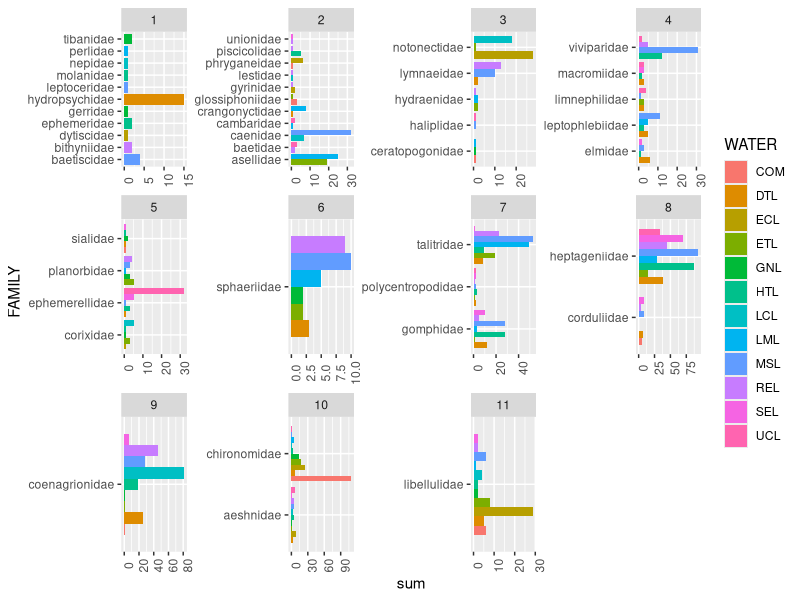
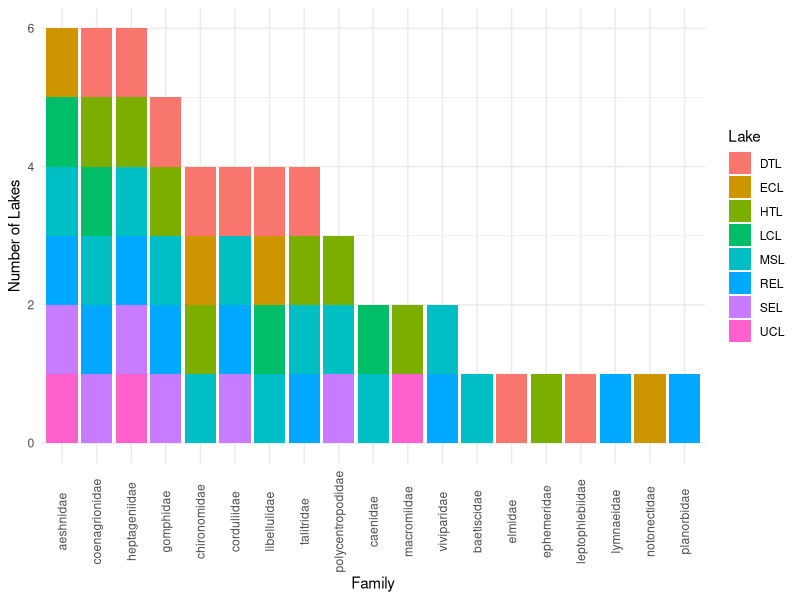
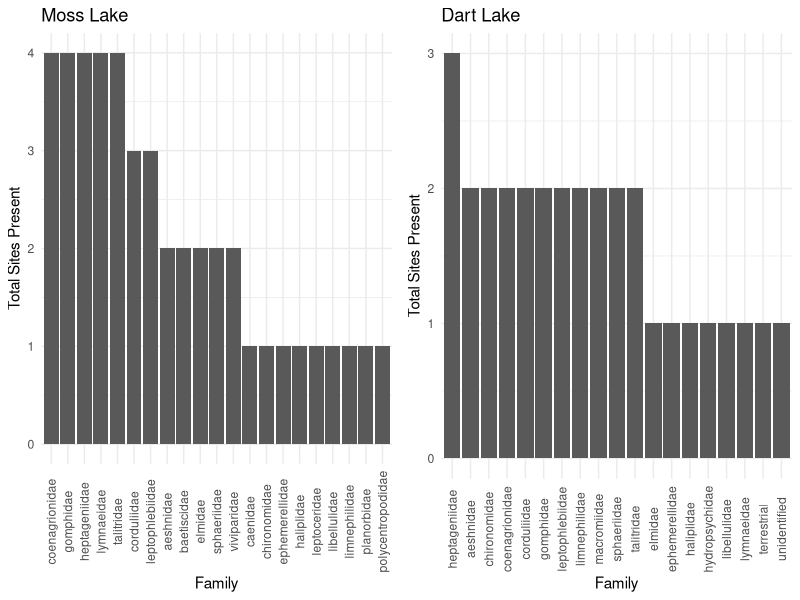
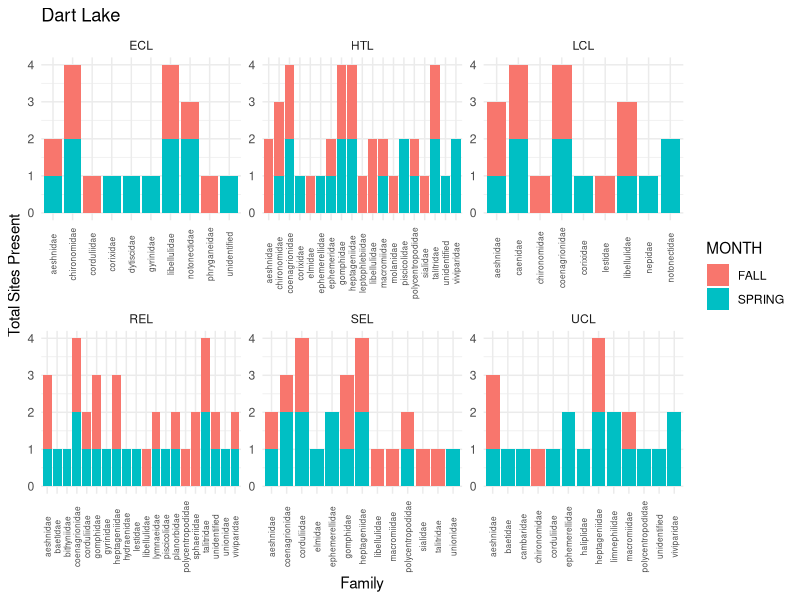

These figures' R source, in order:
## ---- chunk 1
library(dplyr)
library(tidyr)
library(tidyverse)
library(gridExtra)
`%nin%` = Negate(`%in%`)
## Month setup
month_bin = c(0,7,12,15)
## Data setup
s.d = read.csv(file = "SCALE_MTS_2023.csv") %>% separate(YSAMP, into = c("GEAR", "WATER", "YEAR", "YSAMP_N"), remove = F)  %>% 
  mutate(FAMILY = tolower(FAMILY)) %>%
  mutate(ORDER..OR.ABOVE. = tolower(ORDER..OR.ABOVE.)) %>%## Scale Data 
  filter(ORDER..OR.ABOVE. != "") %>%
  mutate(FAMILY = str_replace(FAMILY, " ", "")) %>%
  mutate(ORDER..OR.ABOVE. = str_replace(ORDER..OR.ABOVE., " ", ""))

sample = read.csv(file = "SCALE_sample.csv") %>%
  mutate(YEAR = as.character(YEAR))

## How many lakes are each common family found in 
common = s.d %>% 
  filter(ORDER..OR.ABOVE. != "") %>%
  filter(FAMILY != "unidentified") %>% 
  filter(FAMILY != "terrestrial") %>%
  filter(FAMILY != "") %>%
  filter(FAMILY != " ") %>%
  filter(FAMILY != "degraded") %>%
  group_by(WATER, ORDER..OR.ABOVE., FAMILY) %>% 
  summarize(sum = sum(TOTAL_N)) %>% 
  mutate(FAMILY = tolower(FAMILY)) %>%
  mutate(ORDER..OR.ABOVE. = tolower(ORDER..OR.ABOVE.)) %>% 
  filter(ORDER..OR.ABOVE. != "") %>%
  ungroup() %>%
  group_by(ORDER..OR.ABOVE., FAMILY) %>%
  summarize(total_lakes = n()) 

full = left_join(s.d, sample, by = c("YSAMP"))  %>%
  mutate(MONTH = .bincode(MONTH, month_bin)) %>%
  mutate(MONTH = as.character(MONTH)) %>%
  mutate(MONTH = str_replace(MONTH, "2", "FALL")) %>%
  mutate(MONTH = str_replace(MONTH, "1", "SPRING")) %>%
  select(MONTH, YSAMP, GEAR.x,SITE_N, WATER.x, YEAR.x, YSAMP_N, MTS_N, GROUP, ORDER..OR.ABOVE., FAMILY, GENUS, SPECIES, TOTAL_N) %>%
  rename("GEAR" = GEAR.x, "WATER" = WATER.x, "YEAR" = YEAR.x)



common_month = full %>% 
  filter(ORDER..OR.ABOVE. != "") %>%
  filter(FAMILY != "unidentified") %>% 
  filter(FAMILY != "terrestrial") %>%
  filter(FAMILY != "") %>%
  filter(FAMILY != " ") %>%
  filter(FAMILY != "degraded") %>%
  group_by(WATER,ORDER..OR.ABOVE., FAMILY, MONTH, SITE_N) %>% 
  summarize(sum = sum(TOTAL_N)) %>% 
  mutate(FAMILY = tolower(FAMILY)) %>%
  mutate(ORDER..OR.ABOVE. = tolower(ORDER..OR.ABOVE.)) %>% 
  filter(ORDER..OR.ABOVE. != "")
## ---- chunk 2

s.d %>% 
  left_join(common) %>%
  
  group_by(WATER, ORDER..OR.ABOVE., FAMILY, total_lakes) %>% 
  summarize(sum = sum(TOTAL_N)) %>% 
  ungroup() %>% 
  mutate(FAMILY = tolower(FAMILY)) %>%
  mutate(ORDER..OR.ABOVE. = tolower(ORDER..OR.ABOVE.)) %>% 
  filter(ORDER..OR.ABOVE. != "") %>% 
  arrange(ORDER..OR.ABOVE., ORDER..OR.ABOVE.)  %>%
  filter(total_lakes != "NA")%>% 
  
  ggplot(aes(y = FAMILY, x = sum, fill = WATER)) + 
  geom_bar(stat = 'identity', position = 'dodge') + 
  theme(axis.text.x = element_text(angle = 90)) + 
  facet_wrap(~total_lakes, scales = "free")



## ---- chunk 3


count_month = common_month %>%
  filter(MONTH != "NA") %>%
  unique() %>%
  mutate(sum = as.numeric(sum)) %>%
  ungroup() %>%
  group_by(WATER, ORDER..OR.ABOVE., MONTH, FAMILY) %>%
  summarize(total_inverts = sum(sum)) %>%
  pivot_wider(names_from = MONTH, values_from = total_inverts) %>%
  filter(is.na(FALL) != T & is.na(SPRING)!= T) %>%
  ungroup() %>%
  group_by(FAMILY) %>%
  summarize(total_lakes = n())

common_month %>%
  filter(MONTH != "NA") %>%
  unique() %>%
  mutate(sum = as.numeric(sum)) %>%
  ungroup() %>%
  group_by(WATER, ORDER..OR.ABOVE., MONTH, FAMILY) %>%
  summarize(total_inverts = sum(sum)) %>%
  pivot_wider(names_from = MONTH, values_from = total_inverts) %>%
  filter(is.na(FALL) != T & is.na(SPRING)!= T) %>%
  left_join(count_month) %>%
  ggplot(aes(x = reorder(FAMILY, -total_lakes), fill = WATER)) + 
  geom_bar() + 
  theme_minimal() + 
  labs(fill = "Lake") + 
  theme(axis.text.x = element_text(angle = 90, vjust = .5)) + 
  ylab("Number of Lakes") + 
  xlab("Family")
## ---- chunk 4

msl = full %>% filter(WATER %in% c("MSL"), 
                MONTH == "SPRING") %>%
  group_by(SITE_N, WATER, FAMILY) %>%
  summarize(total_interts = sum(TOTAL_N)) %>%
  filter(FAMILY != "degraded") %>%
  ungroup() %>%
  group_by(FAMILY) %>%
  summarize(sum_sites = n()) %>%
  ggplot(aes(x = reorder(FAMILY, -sum_sites), y = sum_sites)) + 
  geom_bar(stat = "identity") +
  ylab("Total Sites Present") + 
  xlab("Family") + 
  theme_minimal() + 
  theme(axis.text.x = element_text(angle = 90, vjust = .5)) + 
  ggtitle("Moss Lake")


dtl = full %>% filter(WATER %in% c("DTL"), 
                MONTH == "SPRING") %>%
  group_by(SITE_N, WATER, FAMILY) %>%
  summarize(total_interts = sum(TOTAL_N)) %>%
  filter(FAMILY != "degraded") %>%
  ungroup() %>%
  group_by(FAMILY) %>%
  summarize(sum_sites = n()) %>%
  ggplot(aes(x = reorder(FAMILY, -sum_sites), y = sum_sites)) + 
  geom_bar(stat = "identity") +
  ylab("Total Sites Present") + 
  xlab("Family") + 
  theme_minimal() + 
  theme(axis.text.x = element_text(angle = 90, vjust = .5)) + 
  ggtitle("Dart Lake")

grid.arrange(msl, dtl, ncol = 2)


## ---- chunk 5


full %>% filter(WATER %nin% c("DTL","MSL", "COM", "LML","GNL","ETL"), MONTH != "NA") %>%
  group_by(SITE_N, WATER, MONTH,FAMILY) %>%
  summarize(total_interts = sum(TOTAL_N)) %>%
  filter(FAMILY != "degraded") %>%
  ungroup() %>%
  group_by(WATER,FAMILY, MONTH) %>%
  summarize(sum_sites = n()) %>%
  ggplot(aes(x = FAMILY, y = sum_sites, fill = MONTH)) +
  geom_bar(stat = 'identity') +
  facet_wrap(~WATER, scales = "free") +  ylab("Total Sites Present") + 
  xlab("Family") + 
  theme_minimal() + 
  theme(axis.text.x = element_text(angle = 90, vjust = .5, size = 6)) + 
  ggtitle("Dart Lake")

## ---- chunk 6

num_sites_sampled = full %>% select(WATER, MONTH, SITE_N) %>% unique() %>%
  group_by(WATER, MONTH) %>%
  summarize(total.sites = n())

full %>% 
  left_join(num_sites_sampled) %>%
  group_by(SITE_N, WATER, MONTH,FAMILY, total.sites) %>%
  summarize(total_interts = sum(TOTAL_N)) %>%
  filter(FAMILY != "degraded") %>%
  ungroup() %>%
  group_by(WATER,FAMILY, MONTH, total.sites) %>%
  summarize(sum_sites = n()) %>%
  mutate(percent_sites = round(sum_sites / total.sites * 100, digits = 0)) %>%
  filter(percent_sites ==100) %>% 
  filter(FAMILY %in% (count_month %>% filter(total_lakes > 4))$FAMILY) %>%
  ungroup() %>%
  select(FAMILY) %>% unique()


## ---- chunk 7

mullusks = full %>% filter(ORDER..OR.ABOVE. %in% c("bivalvia","gastropoda")) 

mullusks %>% select(FAMILY, WATER) %>% group_by(FAMILY) %>% 
  unique() %>%
  summarize(Total_Lakes = n()) %>%
  mutate(Percent_Lakes = round(Total_Lakes / 12*100), digits = 0) %>% 
  select(FAMILY, Percent_Lakes)


snails = mullusks %>% filter(FAMILY %in% c("planorbiae", "lymnaeidae", "viviparidae", "bithyniidae"))

clams = mullusks %>% filter(FAMILY %in% c("unioniae", "spaeriidae"))

## ---- chunk 8

## Total number of lakes observed in

mullusks %>% select(ORDER..OR.ABOVE., WATER) %>% unique() %>% group_by(ORDER..OR.ABOVE.) %>%
  summarize(Percent_Lakes = round(n() / 12 * 100, digits = 0))
## ---- chunk 9

compiled = read.csv("SCALE_compiled.csv") %>% 
  filter(MONTH != "NA") %>%
  separate(YSAMP, into = c("WATER", "MONTH","YEAR")) %>%
  mutate(MONTH = as.numeric(MONTH)) %>%
  mutate(MONTH = case_when(MONTH < 7 ~ "SPRING", MONTH > 7 ~ "FALL" )) %>%
  rename(SAMPLE = SAMP_N) %>%
  select(WATER, MONTH,SAMPLE, GROUP)

compiled

x = full %>% select(MONTH, WATER,MTS_N) %>% 
  filter(MTS_N %nin% c("NULL.DEGRADED", "NULL")) %>%
  rename(SAMPLE = MTS_N)%>%
  mutate(GROUP = "INVERT") %>%
  rbind(compiled) %>%
  group_by(MONTH, WATER, GROUP) %>%
  summarize(count = n()) %>%
  pivot_wider(names_from = GROUP, values_from = count) %>%
  arrange(WATER) %>%
  filter(INVERT != "NA") 

write.csv(x, "sample_log.csv")
 
dev.off()


full %>%
  group_by(MONTH) %>%
  summarize(count = n() )




